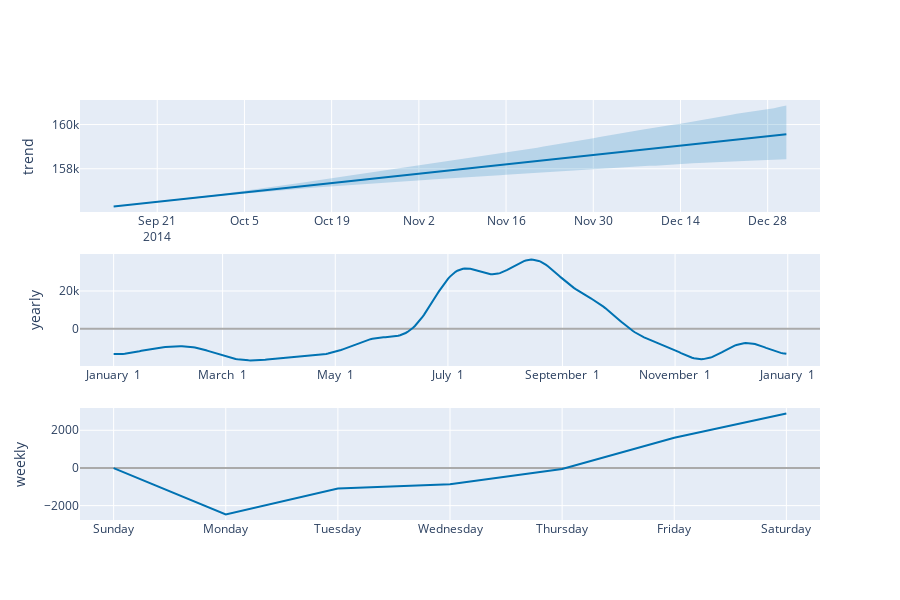

Notebook source saved alongside this figure:
### Code cell
plot_components_plotly(model2, test_forecast)
